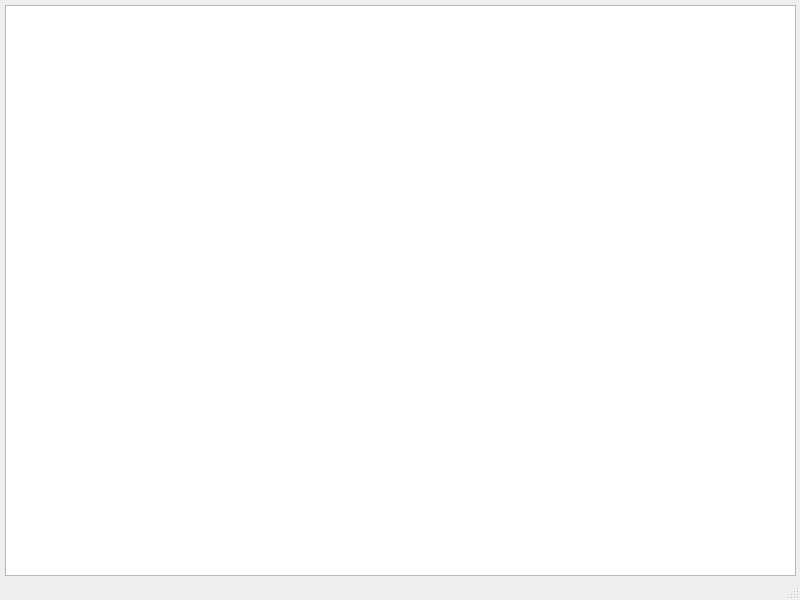
<?xml version="1.0" encoding="UTF-8"?>
<ui version="4.0">
 <class>ClusterCanvas</class>
 <widget class="QMainWindow" name="ClusterCanvas">
  <property name="geometry">
   <rect>
    <x>0</x>
    <y>0</y>
    <width>800</width>
    <height>600</height>
   </rect>
  </property>
  <property name="windowTitle">
   <string>MainWindow</string>
  </property>
  <widget class="QWidget" name="centralwidget">
   <widget class="QWidget" name="verticalLayoutWidget">
    <property name="geometry">
     <rect>
      <x>0</x>
      <y>0</y>
      <width>801</width>
      <height>581</height>
     </rect>
    </property>
    <layout class="QVBoxLayout" name="verticalLayout">
     <property name="leftMargin">
      <number>5</number>
     </property>
     <property name="topMargin">
      <number>5</number>
     </property>
     <property name="rightMargin">
      <number>5</number>
     </property>
     <property name="bottomMargin">
      <number>5</number>
     </property>
     <item>
      <widget class="QGraphicsView" name="graphicsView">
       <property name="verticalScrollBarPolicy">
        <enum>Qt::ScrollBarAlwaysOff</enum>
       </property>
       <property name="horizontalScrollBarPolicy">
        <enum>Qt::ScrollBarAlwaysOff</enum>
       </property>
      </widget>
     </item>
    </layout>
   </widget>
  </widget>
  <widget class="QStatusBar" name="statusbar"/>
 </widget>
 <resources/>
 <connections/>
</ui>
